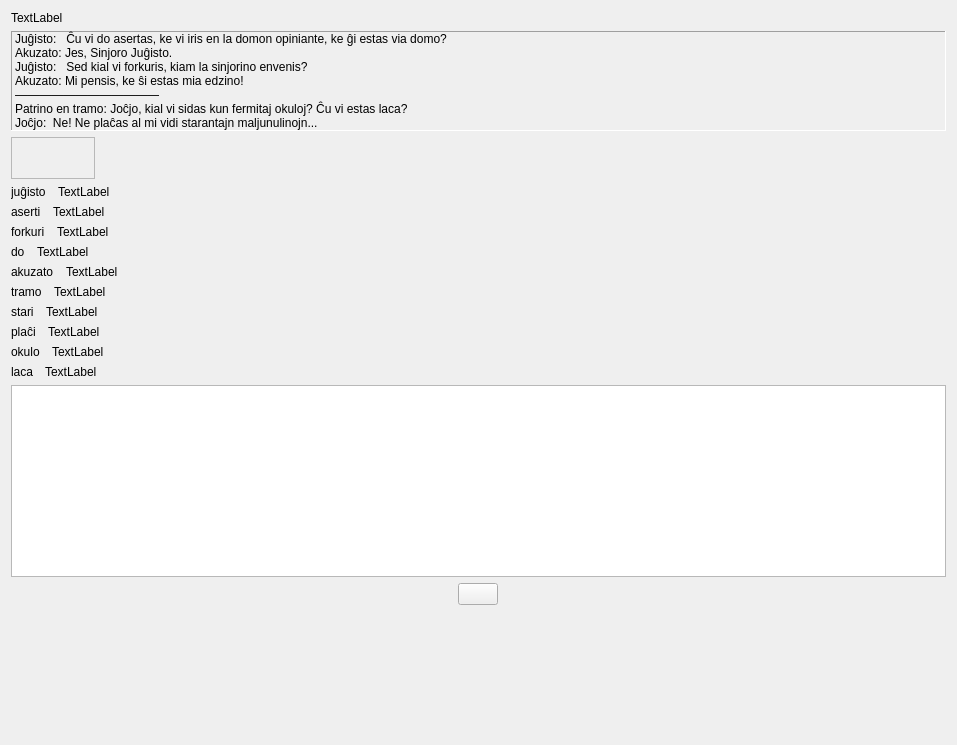
         <widget class="QWidget" name="scrollAreaWidgetContents_6">
          <property name="geometry">
           <rect>
            <x>0</x>
            <y>0</y>
            <width>957</width>
            <height>745</height>
           </rect>
          </property>
          <layout class="QVBoxLayout" name="verticalLayout_48">
           <item>
            <widget class="titolo" name="Lec10_Label8">
             <property name="sizePolicy">
              <sizepolicy hsizetype="Preferred" vsizetype="Maximum">
               <horstretch>0</horstretch>
               <verstretch>0</verstretch>
              </sizepolicy>
             </property>
             <property name="text">
              <string>TextLabel</string>
             </property>
            </widget>
           </item>
           <item>
            <layout class="QVBoxLayout" name="verticalLayout">
             <item>
              <widget class="QLabel" name="Memo4_Lec10">
               <property name="sizePolicy">
                <sizepolicy hsizetype="Preferred" vsizetype="Preferred">
                 <horstretch>0</horstretch>
                 <verstretch>0</verstretch>
                </sizepolicy>
               </property>
               <property name="frameShape">
                <enum>QFrame::Panel</enum>
               </property>
               <property name="frameShadow">
                <enum>QFrame::Sunken</enum>
               </property>
               <property name="text">
                <string>Juĝisto:   Ĉu vi do asertas, ke vi iris en la domon opiniante, ke ĝi estas via domo?
Akuzato: Jes, Sinjoro Juĝisto.
Juĝisto:   Sed kial vi forkuris, kiam la sinjorino envenis?
Akuzato: Mi pensis, ke ŝi estas mia edzino!
————————————
Patrino en tramo: Joĉjo, kial vi sidas kun fermitaj okuloj? Ĉu vi estas laca?
Joĉjo:  Ne! Ne plaĉas al mi vidi starantajn maljunulinojn...</string>
               </property>
               <property name="wordWrap">
                <bool>true</bool>
               </property>
               <property name="buddy">
                <cstring>plainTextEdit</cstring>
               </property>
               <property name="tipo" stdset="0">
                <string>teksta</string>
               </property>
               <property name="lingvo" stdset="0">
                <string>eo</string>
               </property>
              </widget>
             </item>
            </layout>
           </item>
           <item>
            <widget class="mp3ludilo" name="Lec10_memo4">
             <property name="sizePolicy">
              <sizepolicy hsizetype="Fixed" vsizetype="Fixed">
               <horstretch>0</horstretch>
               <verstretch>0</verstretch>
              </sizepolicy>
             </property>
             <property name="minimumSize">
              <size>
               <width>84</width>
               <height>42</height>
              </size>
             </property>
             <property name="maximumSize">
              <size>
               <width>16777215</width>
               <height>16777215</height>
              </size>
             </property>
             <property name="frameShape">
              <enum>QFrame::StyledPanel</enum>
             </property>
             <property name="frameShadow">
              <enum>QFrame::Plain</enum>
             </property>
            </widget>
           </item>
           <item>
            <layout class="QVBoxLayout" name="verticalLayout_7">
             <item>
              <layout class="QHBoxLayout" name="horizontalLayout_59">
               <property name="spacing">
                <number>12</number>
               </property>
               <item>
                <widget class="neklakebla_nova" name="pushButton_62">
                 <property name="sizePolicy">
                  <sizepolicy hsizetype="Preferred" vsizetype="Preferred">
                   <horstretch>0</horstretch>
                   <verstretch>0</verstretch>
                  </sizepolicy>
                 </property>
                 <property name="text">
                  <string>juĝisto</string>
                 </property>
                 <property name="wordWrap">
                  <bool>true</bool>
                 </property>
                </widget>
               </item>
               <item>
                <widget class="QLabel" name="Lec10_Label768">
                 <property name="sizePolicy">
                  <sizepolicy hsizetype="Expanding" vsizetype="Preferred">
                   <horstretch>0</horstretch>
                   <verstretch>0</verstretch>
                  </sizepolicy>
                 </property>
                 <property name="text">
                  <string>TextLabel</string>
                 </property>
                 <property name="wordWrap">
                  <bool>true</bool>
                 </property>
                 <property name="buddy">
                  <cstring>pushButton_62</cstring>
                 </property>
                </widget>
               </item>
              </layout>
             </item>
             <item>
              <layout class="QHBoxLayout" name="horizontalLayout_60">
               <property name="spacing">
                <number>12</number>
               </property>
               <item>
                <widget class="neklakebla_nova" name="pushButton_63">
                 <property name="sizePolicy">
                  <sizepolicy hsizetype="Preferred" vsizetype="Preferred">
                   <horstretch>0</horstretch>
                   <verstretch>0</verstretch>
                  </sizepolicy>
                 </property>
                 <property name="text">
                  <string>aserti</string>
                 </property>
                 <property name="wordWrap">
                  <bool>true</bool>
                 </property>
                </widget>
               </item>
               <item>
                <widget class="QLabel" name="Lec10_Label769">
                 <property name="sizePolicy">
                  <sizepolicy hsizetype="Expanding" vsizetype="Preferred">
                   <horstretch>0</horstretch>
                   <verstretch>0</verstretch>
                  </sizepolicy>
                 </property>
                 <property name="text">
                  <string>TextLabel</string>
                 </property>
                 <property name="wordWrap">
                  <bool>true</bool>
                 </property>
                 <property name="buddy">
                  <cstring>pushButton_63</cstring>
                 </property>
                </widget>
               </item>
              </layout>
             </item>
             <item>
              <layout class="QHBoxLayout" name="horizontalLayout_61">
               <property name="spacing">
                <number>12</number>
               </property>
               <item>
                <widget class="neklakebla_nova" name="pushButton_64">
                 <property name="sizePolicy">
                  <sizepolicy hsizetype="Preferred" vsizetype="Preferred">
                   <horstretch>0</horstretch>
                   <verstretch>0</verstretch>
                  </sizepolicy>
                 </property>
                 <property name="text">
                  <string>forkuri</string>
                 </property>
                 <property name="wordWrap">
                  <bool>true</bool>
                 </property>
                </widget>
               </item>
               <item>
                <widget class="QLabel" name="Lec10_Label770">
                 <property name="sizePolicy">
                  <sizepolicy hsizetype="Expanding" vsizetype="Preferred">
                   <horstretch>0</horstretch>
                   <verstretch>0</verstretch>
                  </sizepolicy>
                 </property>
                 <property name="text">
                  <string>TextLabel</string>
                 </property>
                 <property name="wordWrap">
                  <bool>true</bool>
                 </property>
                 <property name="buddy">
                  <cstring>pushButton_64</cstring>
                 </property>
                </widget>
               </item>
              </layout>
             </item>
             <item>
              <layout class="QHBoxLayout" name="horizontalLayout_62">
               <property name="spacing">
                <number>12</number>
               </property>
               <item>
                <widget class="neklakebla_nova" name="pushButton_65">
                 <property name="sizePolicy">
                  <sizepolicy hsizetype="Preferred" vsizetype="Preferred">
                   <horstretch>0</horstretch>
                   <verstretch>0</verstretch>
                  </sizepolicy>
                 </property>
                 <property name="text">
                  <string>do</string>
                 </property>
                 <property name="wordWrap">
                  <bool>true</bool>
                 </property>
                </widget>
               </item>
               <item>
                <widget class="QLabel" name="Lec10_Label771">
                 <property name="sizePolicy">
                  <sizepolicy hsizetype="Expanding" vsizetype="Preferred">
                   <horstretch>0</horstretch>
                   <verstretch>0</verstretch>
                  </sizepolicy>
                 </property>
                 <property name="text">
                  <string>TextLabel</string>
                 </property>
                 <property name="wordWrap">
                  <bool>true</bool>
                 </property>
                 <property name="buddy">
                  <cstring>pushButton_65</cstring>
                 </property>
                </widget>
               </item>
              </layout>
             </item>
             <item>
              <layout class="QHBoxLayout" name="horizontalLayout_63">
               <property name="spacing">
                <number>12</number>
               </property>
               <item>
                <widget class="neklakebla_nova" name="pushButton_66">
                 <property name="sizePolicy">
                  <sizepolicy hsizetype="Preferred" vsizetype="Preferred">
                   <horstretch>0</horstretch>
                   <verstretch>0</verstretch>
                  </sizepolicy>
                 </property>
                 <property name="text">
                  <string>akuzato</string>
                 </property>
                 <property name="wordWrap">
                  <bool>true</bool>
                 </property>
                </widget>
               </item>
               <item>
                <widget class="QLabel" name="Lec10_Label772">
                 <property name="sizePolicy">
                  <sizepolicy hsizetype="Expanding" vsizetype="Preferred">
                   <horstretch>0</horstretch>
                   <verstretch>0</verstretch>
                  </sizepolicy>
                 </property>
                 <property name="text">
                  <string>TextLabel</string>
                 </property>
                 <property name="wordWrap">
                  <bool>true</bool>
                 </property>
                 <property name="buddy">
                  <cstring>pushButton_66</cstring>
                 </property>
                </widget>
               </item>
              </layout>
             </item>
             <item>
              <layout class="QHBoxLayout" name="horizontalLayout_64">
               <property name="spacing">
                <number>12</number>
               </property>
               <item>
                <widget class="neklakebla_nova" name="pushButton_67">
                 <property name="sizePolicy">
                  <sizepolicy hsizetype="Preferred" vsizetype="Preferred">
                   <horstretch>0</horstretch>
                   <verstretch>0</verstretch>
                  </sizepolicy>
                 </property>
                 <property name="text">
                  <string>tramo</string>
                 </property>
                 <property name="wordWrap">
                  <bool>true</bool>
                 </property>
                </widget>
               </item>
               <item>
                <widget class="QLabel" name="Lec10_Label773">
                 <property name="sizePolicy">
                  <sizepolicy hsizetype="Expanding" vsizetype="Preferred">
                   <horstretch>0</horstretch>
                   <verstretch>0</verstretch>
                  </sizepolicy>
                 </property>
                 <property name="text">
                  <string>TextLabel</string>
                 </property>
                 <property name="wordWrap">
                  <bool>true</bool>
                 </property>
                 <property name="buddy">
                  <cstring>pushButton_67</cstring>
                 </property>
                </widget>
               </item>
              </layout>
             </item>
             <item>
              <layout class="QHBoxLayout" name="horizontalLayout_65">
               <property name="spacing">
                <number>12</number>
               </property>
               <item>
                <widget class="neklakebla_nova" name="pushButton_68">
                 <property name="sizePolicy">
                  <sizepolicy hsizetype="Preferred" vsizetype="Preferred">
                   <horstretch>0</horstretch>
                   <verstretch>0</verstretch>
                  </sizepolicy>
                 </property>
                 <property name="text">
                  <string>stari</string>
                 </property>
                 <property name="wordWrap">
                  <bool>true</bool>
                 </property>
                </widget>
               </item>
               <item>
                <widget class="QLabel" name="Lec10_Label774">
                 <property name="sizePolicy">
                  <sizepolicy hsizetype="Expanding" vsizetype="Preferred">
                   <horstretch>0</horstretch>
                   <verstretch>0</verstretch>
                  </sizepolicy>
                 </property>
                 <property name="text">
                  <string>TextLabel</string>
                 </property>
                 <property name="wordWrap">
                  <bool>true</bool>
                 </property>
                 <property name="buddy">
                  <cstring>pushButton_68</cstring>
                 </property>
                </widget>
               </item>
              </layout>
             </item>
             <item>
              <layout class="QHBoxLayout" name="horizontalLayout_66">
               <property name="spacing">
                <number>12</number>
               </property>
               <item>
                <widget class="neklakebla_nova" name="pushButton_69">
                 <property name="sizePolicy">
                  <sizepolicy hsizetype="Preferred" vsizetype="Preferred">
                   <horstretch>0</horstretch>
                   <verstretch>0</verstretch>
                  </sizepolicy>
                 </property>
                 <property name="text">
                  <string>plaĉi</string>
                 </property>
                 <property name="wordWrap">
                  <bool>true</bool>
                 </property>
                </widget>
               </item>
               <item>
                <widget class="QLabel" name="Lec10_Label775">
                 <property name="sizePolicy">
                  <sizepolicy hsizetype="Expanding" vsizetype="Preferred">
                   <horstretch>0</horstretch>
                   <verstretch>0</verstretch>
                  </sizepolicy>
                 </property>
                 <property name="text">
                  <string>TextLabel</string>
                 </property>
                 <property name="wordWrap">
                  <bool>true</bool>
                 </property>
                 <property name="buddy">
                  <cstring>pushButton_69</cstring>
                 </property>
                </widget>
               </item>
              </layout>
             </item>
             <item>
              <layout class="QHBoxLayout" name="horizontalLayout_67">
               <property name="spacing">
                <number>12</number>
               </property>
               <item>
                <widget class="neklakebla_nova" name="pushButton_70">
                 <property name="sizePolicy">
                  <sizepolicy hsizetype="Preferred" vsizetype="Preferred">
                   <horstretch>0</horstretch>
                   <verstretch>0</verstretch>
                  </sizepolicy>
                 </property>
                 <property name="text">
                  <string>okulo</string>
                 </property>
                 <property name="wordWrap">
                  <bool>true</bool>
                 </property>
                </widget>
               </item>
               <item>
                <widget class="QLabel" name="Lec10_Label776">
                 <property name="sizePolicy">
                  <sizepolicy hsizetype="Expanding" vsizetype="Preferred">
                   <horstretch>0</horstretch>
                   <verstretch>0</verstretch>
                  </sizepolicy>
                 </property>
                 <property name="text">
                  <string>TextLabel</string>
                 </property>
                 <property name="wordWrap">
                  <bool>true</bool>
                 </property>
                 <property name="buddy">
                  <cstring>pushButton_70</cstring>
                 </property>
                </widget>
               </item>
              </layout>
             </item>
             <item>
              <layout class="QHBoxLayout" name="horizontalLayout_68">
               <property name="spacing">
                <number>12</number>
               </property>
               <item>
                <widget class="neklakebla_nova" name="pushButton_71">
                 <property name="sizePolicy">
                  <sizepolicy hsizetype="Preferred" vsizetype="Preferred">
                   <horstretch>0</horstretch>
                   <verstretch>0</verstretch>
                  </sizepolicy>
                 </property>
                 <property name="text">
                  <string>laca</string>
                 </property>
                 <property name="wordWrap">
                  <bool>true</bool>
                 </property>
                </widget>
               </item>
               <item>
                <widget class="QLabel" name="Lec10_Label777">
                 <property name="sizePolicy">
                  <sizepolicy hsizetype="Expanding" vsizetype="Preferred">
                   <horstretch>0</horstretch>
                   <verstretch>0</verstretch>
                  </sizepolicy>
                 </property>
                 <property name="text">
                  <string>TextLabel</string>
                 </property>
                 <property name="wordWrap">
                  <bool>true</bool>
                 </property>
                 <property name="buddy">
                  <cstring>pushButton_71</cstring>
                 </property>
                </widget>
               </item>
              </layout>
             </item>
            </layout>
           </item>
           <item>
            <widget class="QPlainTextEdit" name="plainTextEdit">
             <property name="sizePolicy">
              <sizepolicy hsizetype="Preferred" vsizetype="Preferred">
               <horstretch>0</horstretch>
               <verstretch>0</verstretch>
              </sizepolicy>
             </property>
             <property name="lingvo" stdset="0">
              <string>traduko</string>
             </property>
            </widget>
           </item>
           <item alignment="Qt::AlignHCenter">
            <widget class="sendas_butono" name="pushButton_8"/>
           </item>
           <item>
            <spacer name="verticalSpacer_9">
             <property name="orientation">
              <enum>Qt::Vertical</enum>
             </property>
             <property name="sizeHint" stdset="0">
              <size>
               <width>20</width>
               <height>40</height>
              </size>
             </property>
            </spacer>
           </item>
          </layout>
         </widget>
